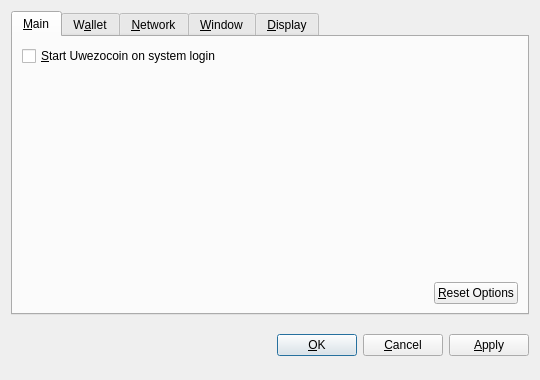
<?xml version="1.0" encoding="UTF-8"?>
<ui version="4.0">
 <class>OptionsDialog</class>
 <widget class="QDialog" name="OptionsDialog">
  <property name="geometry">
   <rect>
    <x>0</x>
    <y>0</y>
    <width>540</width>
    <height>380</height>
   </rect>
  </property>
  <property name="windowTitle">
   <string>Options</string>
  </property>
  <property name="modal">
   <bool>true</bool>
  </property>
  <layout class="QVBoxLayout" name="verticalLayout">
   <item>
    <widget class="QTabWidget" name="tabWidget">
     <property name="tabPosition">
      <enum>QTabWidget::North</enum>
     </property>
     <property name="currentIndex">
      <number>0</number>
     </property>
     <widget class="QWidget" name="tabMain">
      <attribute name="title">
       <string>&amp;Main</string>
      </attribute>
      <layout class="QVBoxLayout" name="verticalLayout_Main">
       <item>
        <widget class="QCheckBox" name="bitcoinAtStartup">
         <property name="toolTip">
          <string>Automatically start Uwezocoin after logging in to the system.</string>
         </property>
         <property name="text">
          <string>&amp;Start Uwezocoin on system login</string>
         </property>
        </widget>
       </item>
       <item>
        <spacer name="verticalSpacer_Main">
         <property name="orientation">
          <enum>Qt::Vertical</enum>
         </property>
         <property name="sizeHint" stdset="0">
          <size>
           <width>20</width>
           <height>40</height>
          </size>
         </property>
        </spacer>
       </item>
       <item>
        <layout class="QHBoxLayout" name="horizontalLayout_2_Main">
         <item>
          <spacer name="horizontalSpacer_2_Main">
           <property name="orientation">
            <enum>Qt::Horizontal</enum>
           </property>
           <property name="sizeHint" stdset="0">
            <size>
             <width>40</width>
             <height>20</height>
            </size>
           </property>
          </spacer>
         </item>
         <item>
          <widget class="QPushButton" name="resetButton">
           <property name="toolTip">
            <string>Reset all client options to default.</string>
           </property>
           <property name="text">
            <string>&amp;Reset Options</string>
           </property>
           <property name="autoDefault">
            <bool>false</bool>
           </property>
          </widget>
         </item>
        </layout>
       </item>
      </layout>
     </widget>
     <widget class="QWidget" name="tabWallet">
      <attribute name="title">
       <string>W&amp;allet</string>
      </attribute>
      <layout class="QVBoxLayout" name="verticalLayout_Network">
       <item>
        <widget class="QLabel" name="transactionFeeInfoLabel">
         <property name="text">
          <string>Optional transaction fee per kB that helps make sure your transactions are processed quickly. Most transactions are 1 kB.</string>
         </property>
         <property name="textFormat">
          <enum>Qt::PlainText</enum>
         </property>
         <property name="wordWrap">
          <bool>true</bool>
         </property>
        </widget>
       </item>
       <item>
        <layout class="QHBoxLayout" name="horizontalLayout_1_Main">
         <item>
          <widget class="QLabel" name="transactionFeeLabel">
           <property name="text">
            <string>Pay transaction &amp;fee</string>
           </property>
           <property name="textFormat">
            <enum>Qt::PlainText</enum>
           </property>
           <property name="buddy">
            <cstring>transactionFee</cstring>
           </property>
          </widget>
         </item>
         <item>
          <widget class="BitcoinAmountField" name="transactionFee"/>
         </item>
         <item>
          <spacer name="horizontalSpacer_1_Main">
           <property name="orientation">
            <enum>Qt::Horizontal</enum>
           </property>
           <property name="sizeHint" stdset="0">
            <size>
             <width>40</width>
             <height>20</height>
            </size>
           </property>
          </spacer>
         </item>
        </layout>
       </item>
       <item>
        <widget class="QLabel" name="label">
         <property name="text">
          <string>If you disable the spending of unconfirmed change, the change from a transaction cannot be used until that transaction has at least one confirmation. This also affects how your balance is computed.</string>
         </property>
         <property name="wordWrap">
          <bool>true</bool>
         </property>
        </widget>
       </item>
       <item>
        <widget class="QCheckBox" name="spendZeroConfChange">
         <property name="text">
          <string>Spend unconfirmed change  (experts only)</string>
         </property>
        </widget>
       </item>
       <item>
        <spacer name="verticalSpacer">
         <property name="orientation">
          <enum>Qt::Vertical</enum>
         </property>
         <property name="sizeHint" stdset="0">
          <size>
           <width>20</width>
           <height>40</height>
          </size>
         </property>
        </spacer>
       </item>
      </layout>
     </widget>
     <widget class="QWidget" name="tabNetwork">
      <attribute name="title">
       <string>&amp;Network</string>
      </attribute>
      <layout class="QVBoxLayout" name="verticalLayout_Network">
       <item>
        <widget class="QCheckBox" name="mapPortUpnp">
         <property name="toolTip">
          <string>Automatically open the Uwezocoin client port on the router. This only works when your router supports UPnP and it is enabled.</string>
         </property>
         <property name="text">
          <string>Map port using &amp;UPnP</string>
         </property>
        </widget>
       </item>
       <item>
        <widget class="QCheckBox" name="connectSocks">
         <property name="toolTip">
          <string>Connect to the Uwezocoin network through a SOCKS proxy (e.g. when connecting through Tor).</string>
         </property>
         <property name="text">
          <string>&amp;Connect through SOCKS proxy:</string>
         </property>
        </widget>
       </item>
       <item>
        <layout class="QHBoxLayout" name="horizontalLayout_Network">
         <item>
          <widget class="QLabel" name="proxyIpLabel">
           <property name="text">
            <string>Proxy &amp;IP:</string>
           </property>
           <property name="textFormat">
            <enum>Qt::PlainText</enum>
           </property>
           <property name="buddy">
            <cstring>proxyIp</cstring>
           </property>
          </widget>
         </item>
         <item>
          <widget class="QValidatedLineEdit" name="proxyIp">
           <property name="maximumSize">
            <size>
             <width>140</width>
             <height>16777215</height>
            </size>
           </property>
           <property name="toolTip">
            <string>IP address of the proxy (e.g. 127.0.0.1)</string>
           </property>
          </widget>
         </item>
         <item>
          <widget class="QLabel" name="proxyPortLabel">
           <property name="text">
            <string>&amp;Port:</string>
           </property>
           <property name="textFormat">
            <enum>Qt::PlainText</enum>
           </property>
           <property name="buddy">
            <cstring>proxyPort</cstring>
           </property>
          </widget>
         </item>
         <item>
          <widget class="QLineEdit" name="proxyPort">
           <property name="maximumSize">
            <size>
             <width>55</width>
             <height>16777215</height>
            </size>
           </property>
           <property name="toolTip">
            <string>Port of the proxy (e.g. 9050)</string>
           </property>
          </widget>
         </item>
         <item>
          <widget class="QLabel" name="socksVersionLabel">
           <property name="text">
            <string>SOCKS &amp;Version:</string>
           </property>
           <property name="textFormat">
            <enum>Qt::PlainText</enum>
           </property>
           <property name="buddy">
            <cstring>socksVersion</cstring>
           </property>
          </widget>
         </item>
         <item>
          <widget class="QValueComboBox" name="socksVersion">
           <property name="toolTip">
            <string>SOCKS version of the proxy (e.g. 5)</string>
           </property>
          </widget>
         </item>
         <item>
          <spacer name="horizontalSpacer_Network">
           <property name="orientation">
            <enum>Qt::Horizontal</enum>
           </property>
           <property name="sizeHint" stdset="0">
            <size>
             <width>40</width>
             <height>20</height>
            </size>
           </property>
          </spacer>
         </item>
        </layout>
       </item>
       <item>
        <spacer name="verticalSpacer_Network">
         <property name="orientation">
          <enum>Qt::Vertical</enum>
         </property>
         <property name="sizeHint" stdset="0">
          <size>
           <width>20</width>
           <height>40</height>
          </size>
         </property>
        </spacer>
       </item>
      </layout>
     </widget>
     <widget class="QWidget" name="tabWindow">
      <attribute name="title">
       <string>&amp;Window</string>
      </attribute>
      <layout class="QVBoxLayout" name="verticalLayout_Window">
       <item>
        <widget class="QCheckBox" name="minimizeToTray">
         <property name="toolTip">
          <string>Show only a tray icon after minimizing the window.</string>
         </property>
         <property name="text">
          <string>&amp;Minimize to the tray instead of the taskbar</string>
         </property>
        </widget>
       </item>
       <item>
        <widget class="QCheckBox" name="minimizeOnClose">
         <property name="toolTip">
          <string>Minimize instead of exit the application when the window is closed. When this option is enabled, the application will be closed only after selecting Quit in the menu.</string>
         </property>
         <property name="text">
          <string>M&amp;inimize on close</string>
         </property>
        </widget>
       </item>
       <item>
        <spacer name="verticalSpacer_Window">
         <property name="orientation">
          <enum>Qt::Vertical</enum>
         </property>
         <property name="sizeHint" stdset="0">
          <size>
           <width>20</width>
           <height>40</height>
          </size>
         </property>
        </spacer>
       </item>
      </layout>
     </widget>
     <widget class="QWidget" name="tabDisplay">
      <attribute name="title">
       <string>&amp;Display</string>
      </attribute>
      <layout class="QVBoxLayout" name="verticalLayout_Display">
       <item>
        <layout class="QHBoxLayout" name="horizontalLayout_1_Display">
         <item>
          <widget class="QLabel" name="langLabel">
           <property name="text">
            <string>User Interface &amp;language:</string>
           </property>
           <property name="textFormat">
            <enum>Qt::PlainText</enum>
           </property>
           <property name="buddy">
            <cstring>lang</cstring>
           </property>
          </widget>
         </item>
         <item>
          <widget class="QValueComboBox" name="lang">
           <property name="toolTip">
            <string>The user interface language can be set here. This setting will take effect after restarting Uwezocoin.</string>
           </property>
          </widget>
         </item>
        </layout>
       </item>
       <item>
        <layout class="QHBoxLayout" name="horizontalLayout_2_Display">
         <item>
          <widget class="QLabel" name="unitLabel">
           <property name="text">
            <string>&amp;Unit to show amounts in:</string>
           </property>
           <property name="textFormat">
            <enum>Qt::PlainText</enum>
           </property>
           <property name="buddy">
            <cstring>unit</cstring>
           </property>
          </widget>
         </item>
         <item>
          <widget class="QValueComboBox" name="unit">
           <property name="toolTip">
            <string>Choose the default subdivision unit to show in the interface and when sending coins.</string>
           </property>
          </widget>
         </item>
        </layout>
       </item>
       <item>
        <widget class="QCheckBox" name="displayAddresses">
         <property name="toolTip">
          <string>Whether to show Uwezocoin addresses in the transaction list or not.</string>
         </property>
         <property name="text">
          <string>&amp;Display addresses in transaction list</string>
         </property>
        </widget>
       </item>
       <item>
        <widget class="QCheckBox" name="coinControlFeatures">
         <property name="toolTip">
          <string>Whether to show coin control features or not.</string>
         </property>
         <property name="text">
          <string>Display coin &amp;control features (experts only!)</string>
         </property>
        </widget>
       </item>
       <item>
        <spacer name="verticalSpacer_Display">
         <property name="orientation">
          <enum>Qt::Vertical</enum>
         </property>
         <property name="sizeHint" stdset="0">
          <size>
           <width>20</width>
           <height>40</height>
          </size>
         </property>
        </spacer>
       </item>
      </layout>
     </widget>
    </widget>
   </item>
   <item>
    <layout class="QHBoxLayout" name="horizontalLayout_Buttons">
     <item>
      <spacer name="horizontalSpacer_1">
       <property name="orientation">
        <enum>Qt::Horizontal</enum>
       </property>
       <property name="sizeHint" stdset="0">
        <size>
         <width>40</width>
         <height>48</height>
        </size>
       </property>
      </spacer>
     </item>
     <item>
      <widget class="QLabel" name="statusLabel">
       <property name="font">
        <font>
         <weight>75</weight>
         <bold>true</bold>
        </font>
       </property>
       <property name="text">
        <string/>
       </property>
       <property name="textFormat">
        <enum>Qt::PlainText</enum>
       </property>
       <property name="wordWrap">
        <bool>true</bool>
       </property>
      </widget>
     </item>
     <item>
      <spacer name="horizontalSpacer_2">
       <property name="orientation">
        <enum>Qt::Horizontal</enum>
       </property>
       <property name="sizeHint" stdset="0">
        <size>
         <width>40</width>
         <height>48</height>
        </size>
       </property>
      </spacer>
     </item>
     <item>
      <widget class="QPushButton" name="okButton">
       <property name="text">
        <string>&amp;OK</string>
       </property>
      </widget>
     </item>
     <item>
      <widget class="QPushButton" name="cancelButton">
       <property name="text">
        <string>&amp;Cancel</string>
       </property>
       <property name="autoDefault">
        <bool>false</bool>
       </property>
      </widget>
     </item>
     <item>
      <widget class="QPushButton" name="applyButton">
       <property name="text">
        <string>&amp;Apply</string>
       </property>
       <property name="autoDefault">
        <bool>false</bool>
       </property>
      </widget>
     </item>
    </layout>
   </item>
  </layout>
 </widget>
 <customwidgets>
  <customwidget>
   <class>BitcoinAmountField</class>
   <extends>QSpinBox</extends>
   <header>bitcoinamountfield.h</header>
  </customwidget>
  <customwidget>
   <class>QValueComboBox</class>
   <extends>QComboBox</extends>
   <header>qvaluecombobox.h</header>
  </customwidget>
  <customwidget>
   <class>QValidatedLineEdit</class>
   <extends>QLineEdit</extends>
   <header>qvalidatedlineedit.h</header>
  </customwidget>
 </customwidgets>
 <resources/>
 <connections/>
</ui>
